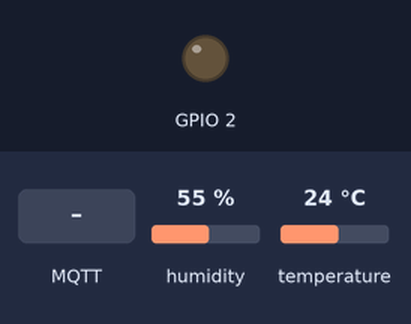
The sketch below on a simulated ESP32. On the bench: output pins drawn as LEDs (lit = HIGH). The inputs (shaded band) are chosen by the test bench; at power-on: humidity 55 %, temperature 24 °C. WiFi joins after 1.5 s; servers stay silent unless stated; no MQTT or app messages arrive unless stated; what the sketch prints to the serial monitor is not drawn.

Above: at 2.7 s.
2.8 s: MQTT message "on" arrives on the first subscribed topic
At 3.8 s:
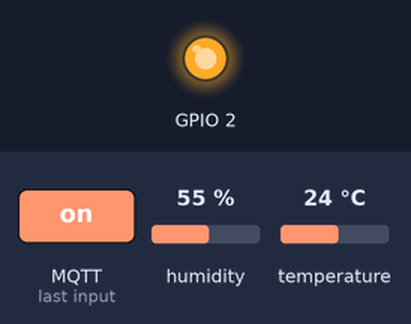
5.8 s: MQTT message "off" arrives on the first subscribed topic
At 6.1 s:
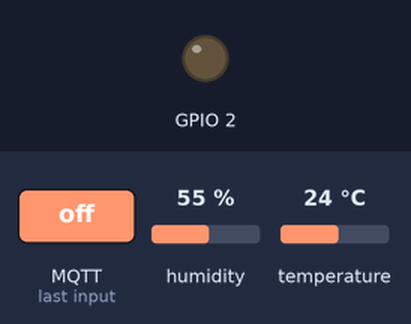
Timing chart, 0 to 8.8 s (numbered marks = the images above; inputs shaded):
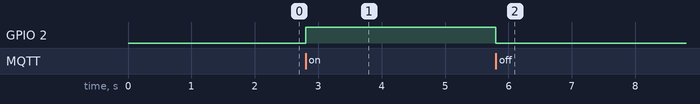

The sketch:

Esp32_Dht22.ino
```cpp
#include <WiFi.h>
#include <PubSubClient.h>
#include "DHTesp.h"
DHTesp dht;

// Please input the SSID and password of WiFi
const char* ssid     = "....";
const char* password = "....";

const char* mqtt_server = "....";
WiFiClient espClient;
PubSubClient client(espClient);
long lastMsg = 0;
void setup(){
  Serial.begin(115200);
  setup_wifi();
  client.setServer(mqtt_server,1883);
  client.setCallback(callback);
  dht.setup(4,DHTesp::DHT22);  // DHT 셋업
  pinMode(2,OUTPUT);
}

void setup_wifi(){
  delay(10);
  Serial.println();
  Serial.println("Connecting to ");
  Serial.println(ssid);
  WiFi.begin(ssid,password);

  while (WiFi.status() != WL_CONNECTED){
    delay(500);
    Serial.print(".");
  }
  Serial.println("");
  Serial.println("WiFi connected");
  Serial.println("IP address : ");
  Serial.println(WiFi.localIP());
}
void callback(char* topic,byte* message,unsigned int length){
  Serial.print("Message arrived on toic: ");
  Serial.print(topic);
  Serial.print(".Message: ");
  String messageTemp;

  for(int i=0; i<length;i++){
    Serial.print((char)message[i]);
    messageTemp +=(char)message[i];
  }
  Serial.println();

  if(String(topic) == "esp32/output"){
    Serial.print("Changing output to");
    if(messageTemp == "on"){
      Serial.println("on");
      digitalWrite(2,HIGH);
      }
      else if(messageTemp == "off"){
        Serial.println("off");
        digitalWrite(2,LOW);
      }
  }
}

void reconnect(){
  while(!client.connected()){
    Serial.print("Attempting MQTT connecting...");
    if(client.connect("ESP32Client")){
      Serial.println("connected");
      client.subscribe("esp32/output");
    }else{
      Serial.print("failed,rc=");
      Serial.print(client.state());
      Serial.println("try again in 5 seconds");
      delay(5000);
    }
  }
}
void loop(){
  if(!client.connected()){
    reconnect();
  }
  client.loop();
  long now = millis();
  if(now - lastMsg>3000){
    lastMsg = now;
    float humi = dht.getHumidity();
    float temp = dht.getTemperature();
    static char msg_temp[7];
    static char msg_humi[7];
    dtostrf(temp,6,2,msg_temp);
    dtostrf(humi,6,2,msg_humi);
    client.publish("dht/temp",msg_temp);
    client.publish("dht/humi",msg_humi);
  }
}
```

Measured:
- after the input at 2.8 s, GPIO 2: LOW → HIGH at once
- after the input at 5.8 s, GPIO 2: HIGH → LOW at once
